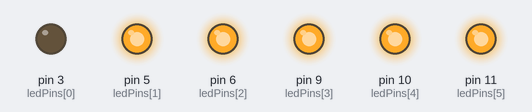
This sketch was run on a simulated Arduino Uno, built with avr-gcc and run on an emulated ATmega328P. Parts: output pins drawn as LEDs (lit = HIGH).

Above: at 0.05 s.
At 0.15 s:
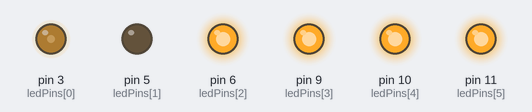
At 0.3 s:
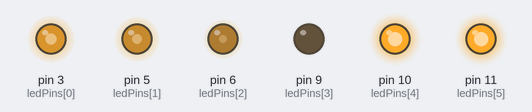
At 0.55 s:
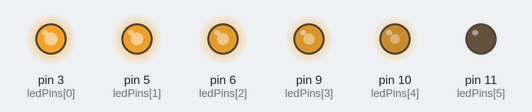
At 0.8 s:
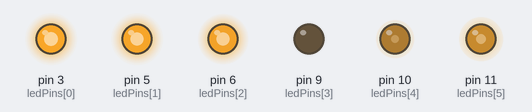
At 1.05 s:
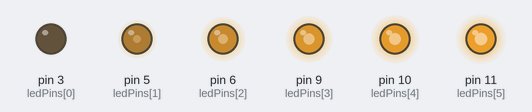
Timing chart, 0 to 3.0 s (numbered marks = the images above):
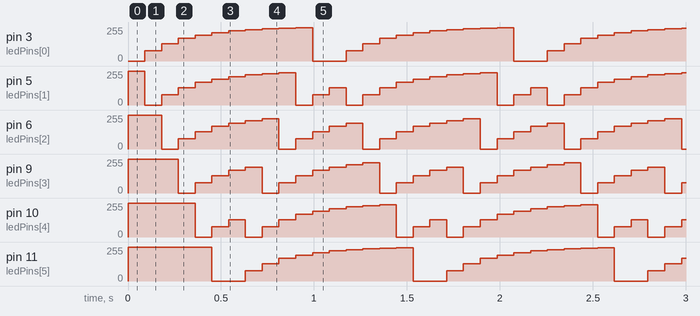

Measured:
- by itself, pin 3 (ledPins[0]): repeats every 1.1 s: 131/255 0.09 s, 169/255 0.09 s, 195/255 0.09 s, 213/255 0.09 s, 226/255 0.09 s, 235/255 0.09 s, 241/255 0.09 s, 246/255 0.09 s, 249/255 0.09 s, 0/255 0.18 s, 77/255 0.09 s
- by itself, pin 11 (ledPins[5]): repeats every 1.1 s: 0/255 0.18 s, 77/255 0.09 s, 131/255 0.09 s, 169/255 0.09 s, 195/255 0.09 s, 213/255 0.09 s, 226/255 0.09 s, 235/255 0.09 s, 241/255 0.09 s, 246/255 0.09 s, 249/255 0.09 s

The sketch:

Opdracht_2.ino
```cpp
const int ledCount = 6;
const int ledPins[ledCount] = {3, 5, 6, 9, 10, 11}; // PWM-capable pins

int brightness[ledCount] = {0};    // Brightness of each LED
int maxBrightness = 255;
float fadeFactor = 0.7;           // Multiplier to smoothly fade out (0.90 = slower fade)
int delayBetween = 90;             // Delay between updates

void setup() {
  for (int i = 0; i < ledCount; i++) {
    pinMode(ledPins[i], OUTPUT);
  }
}

void loop() {
  // Wave from left to right
  for (int i = 0; i < ledCount; i++) {
    brightness[i] = maxBrightness;

    updateLEDs();
    delay(delayBetween);
    fadeAll();
  }

  // Wave from right to left
  for (int i = ledCount - 1; i >= 0; i--) {
    brightness[i] = maxBrightness;

    updateLEDs();
    delay(delayBetween);
    fadeAll();
  }
}

// Updates LED brightness with inverted logic
void updateLEDs() {
  for (int i = 0; i < ledCount; i++) {
    analogWrite(ledPins[i], 255 - brightness[i]); // Inverted output
  }
}

// Smoothly fades all LEDs
void fadeAll() {
  for (int i = 0; i < ledCount; i++) {
    brightness[i] = (int)(brightness[i] * fadeFactor);
    if (brightness[i] < 5) brightness[i] = 0; // snap off to avoid long dim tail
  }
}
```
